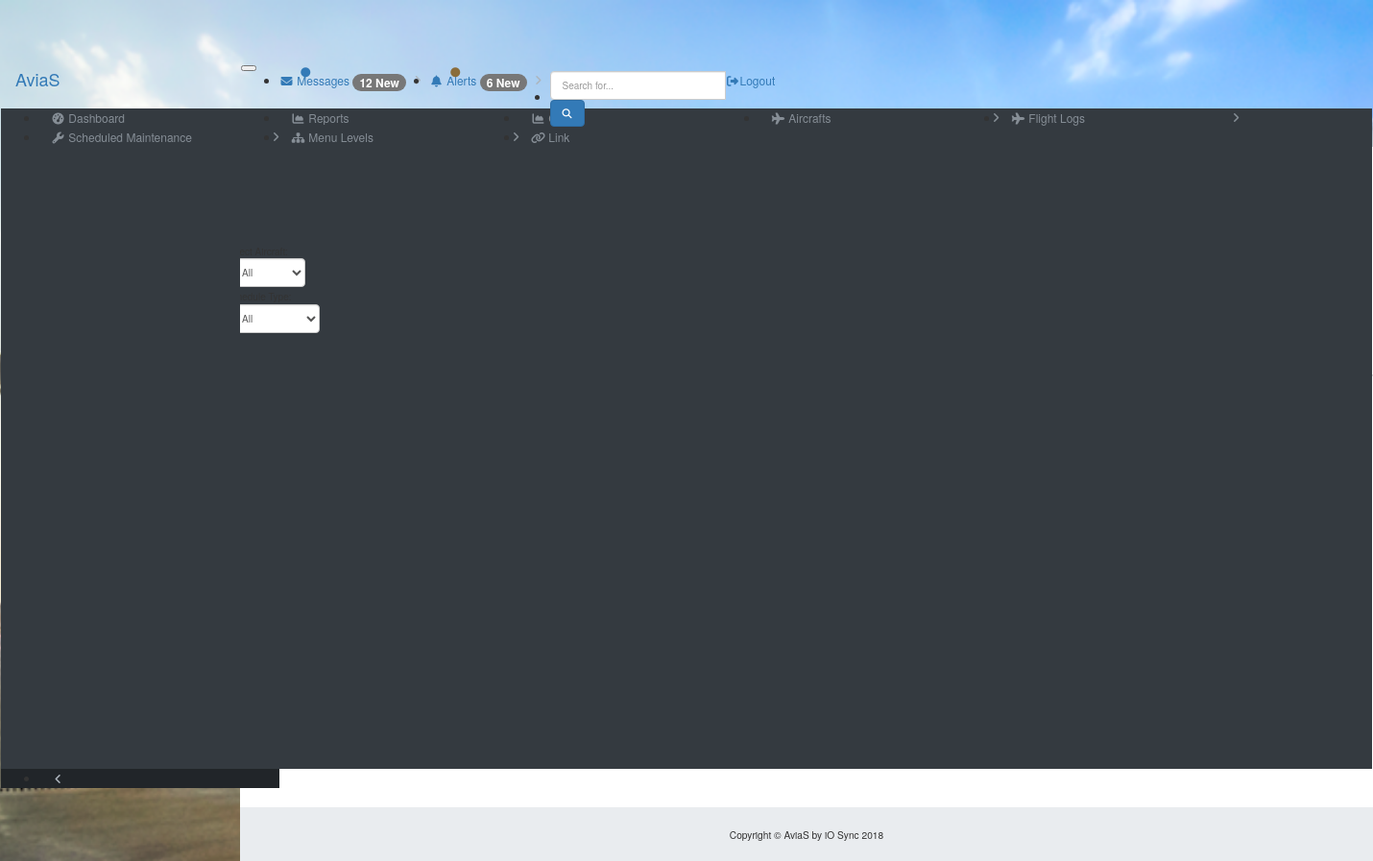
The app's page /index.php/maintenance, older data.
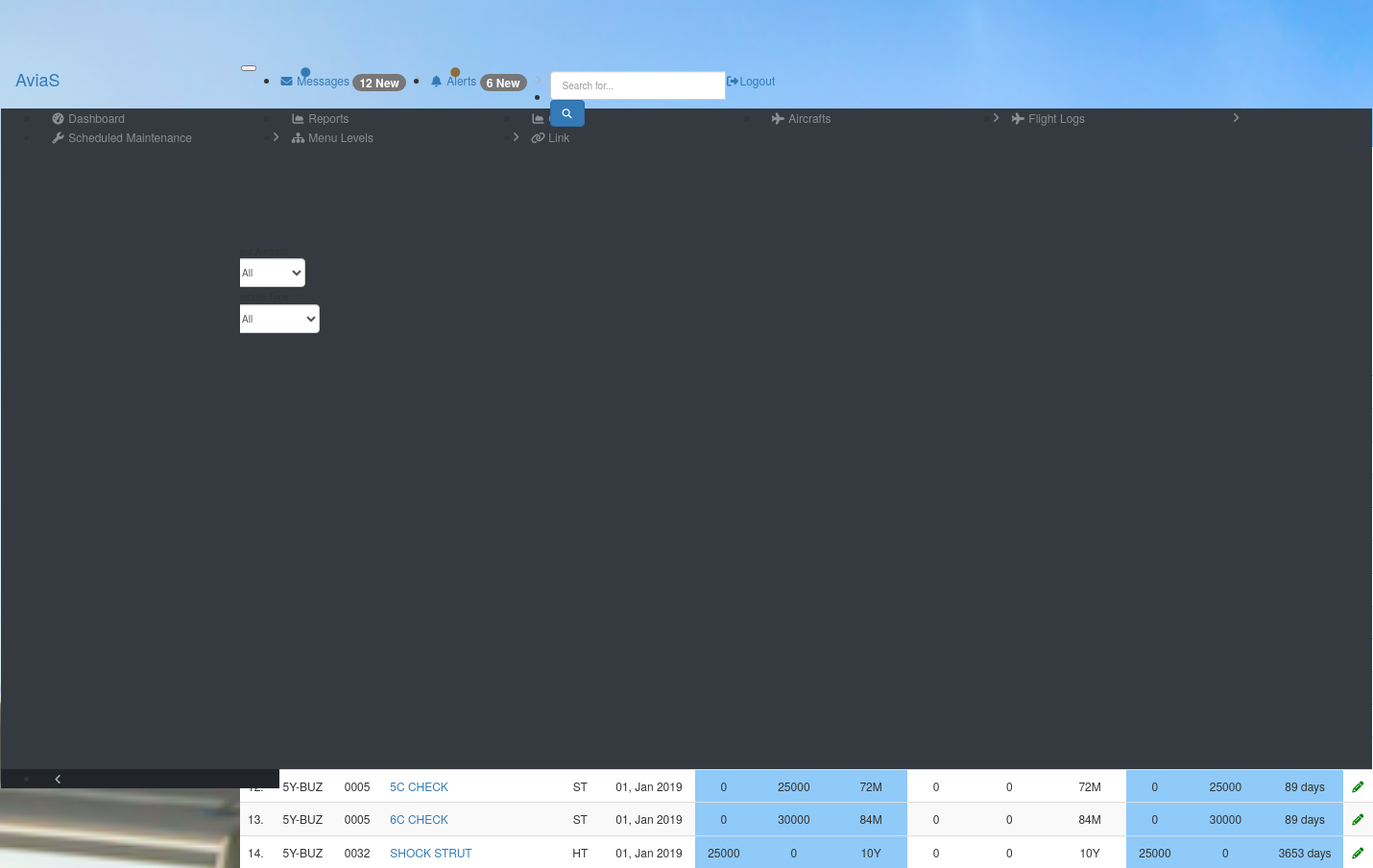
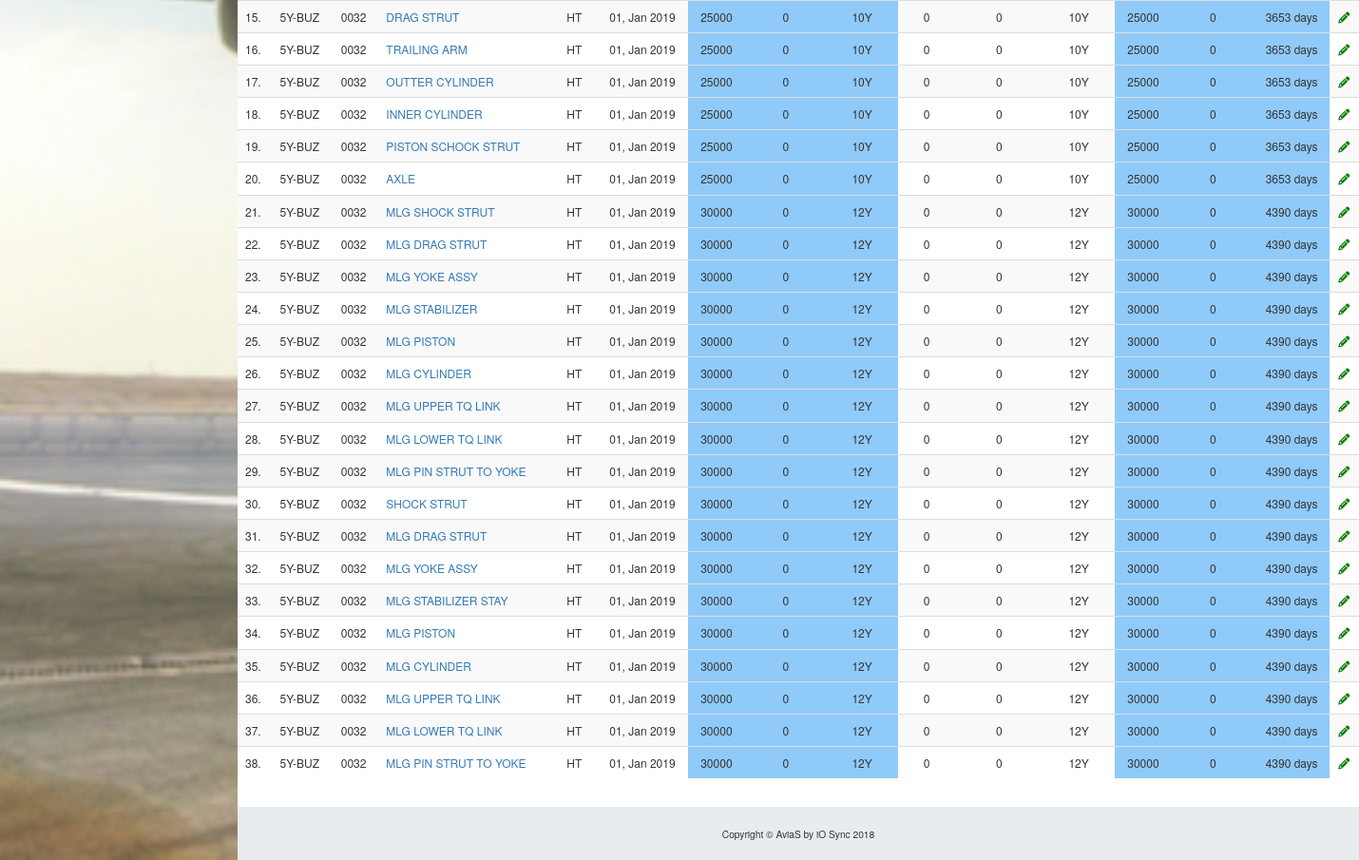
The same page, newer data (2 pictures, top to bottom).
### tables this page shows
CREATE TABLE `schedules` (
  `schedule_id` int(11) NOT NULL,
  `aircraft_id` int(11) NOT NULL,
  `task_card` varchar(25) DEFAULT NULL,
  `task` text NOT NULL,
  `description` text,
  `part_name` varchar(25) DEFAULT NULL,
  `part_number` varchar(25) DEFAULT NULL,
  `serial_number` varchar(25) DEFAULT NULL,
  `schedule_type_id` int(11) NOT NULL,
  `task_category_id` int(11) NOT NULL,
  `schedule_cat_id` int(11) NOT NULL,
  `comp_cat_id` int(11) NOT NULL,
  `inspection_id` int(11) NOT NULL,
  `ata_chapter_id` int(11) NOT NULL,
  `zone` varchar(25) DEFAULT NULL,
  `location` varchar(25) DEFAULT NULL,
  `reference` text,
  `cum_cycles` int(11) NOT NULL,
  `cum_hours` double NOT NULL,
  `last_done_cycles` int(11) NOT NULL,
  `last_done_hours` double NOT NULL,
  `date_checked` datetime NOT NULL,
  `next_due_cycles` int(11) NOT NULL,
  `next_due_hours` double NOT NULL,
  `next_due_date` datetime NOT NULL,
  `life_limit_cycles` int(11) NOT NULL,
  `life_limit_hours` double NOT NULL,
  `life_limit_calendar` int(11) NOT NULL,
  `life_limit_period` varchar(1) NOT NULL,
  `alarm_cycles` int(11) NOT NULL,
  `alarm_hours` double NOT NULL,
  `alarm_calendar` int(11) NOT NULL,
  `alarm_period` varchar(1) NOT NULL,
  `date_posted` datetime NOT NULL DEFAULT CURRENT_TIMESTAMP,
  `notes` text,
  `posted_by` int(11) NOT NULL
);

CREATE TABLE `aircrafts` (
  `aircraft_id` int(11) NOT NULL,
  `aircraft_reg` varchar(20) NOT NULL,
  `series` varchar(50) NOT NULL,
  `serial_number` varchar(50) NOT NULL,
  `manufacturer_id` int(11) NOT NULL,
  `manufacturer_date` date DEFAULT NULL,
  `model_id` int(11) NOT NULL,
  `engines` int(11) NOT NULL,
  `engine_type_id` int(50) NOT NULL,
  `propellers` int(11) NOT NULL,
  `cum_hours` double NOT NULL,
  `cum_cycles` int(11) NOT NULL,
  `nextCofA` date NOT NULL,
  `posted_by` int(11) NOT NULL DEFAULT '1'
);

CREATE TABLE `ata_chapters` (
  `ata_chapter_id` int(11) NOT NULL,
  `ata_chapter` varchar(25) NOT NULL,
  `ata_name` varchar(255) NOT NULL,
  `category` varchar(25) NOT NULL
);

CREATE TABLE `task_category` (
  `task_category_id` int(11) NOT NULL,
  `task_category` varchar(25) NOT NULL
);

CREATE TABLE `schedule_details` (
  `schedule_details_id` int(11) NOT NULL,
  `schedule_id` int(11) NOT NULL,
  `maint_type_id` int(11) NOT NULL,
  `cycles` int(11) NOT NULL,
  `hours` double NOT NULL,
  `calendar` int(11) NOT NULL,
  `period` varchar(2) NOT NULL
);

### application/controllers/Maintenance.php (called while the page is built, shortened)
<?php
class Maintenance extends CI_Controller {
  public function index(){
		$data = array(
      'title' => 'Scheduled Tasks',
      'flights' => $this->queries->get_flights(),
  		'aircrafts' => $this->queries->get_aircrafts(),
  		'engineTypes' => $this->queries->get_engine_types(),
  		'aircraft_models' => $this->queries->get_aircraft_models(),
  		'manufacturers' => $this->queries->get_manufacturers(),
  		'locations' => $this->queries->get_locations(),
      'schedule_types' => $this->queries->get_schedule_types(),
      'inspection_types' => $this->queries->get_inspection_types(),
      'task_categories' => $this->queries->get_task_categories(),
      'schedule_categories' => $this->queries->get_schedule_categories(),
      'ata_chapters' => $this->queries->get_ata_chapters(),
      'comp_cats' => $this->queries->get_comp_cats(),
      'scheduled_tasks' => $this->queries->get_scheduled_tasks()
    );
		$this->load->view('templates/header', $data);
		$this->load->view('scheduled_tasks', $data);
		$this->load->view('modals/add_aircraft');
		$this->load->view('modals/add_flight');
		$this->load->view('modals/add_task');
		$this->load->view('templates/footer');
	}
}
 ?>

### index.php (called while the page is built, shortened)
<?php
require_once BASEPATH.'core/CodeIgniter.php';

### application/models/Queries.php (called while the page is built, shortened)
<?php
class Queries extends CI_Model {
  public function get_engine_types(){
    return $this->db->get('engineTypes')->result_array();
  }
  public function get_aircraft_models(){
    return $this->db->get('aircraft_models')->result_array();
  }
  public function get_manufacturers(){
    return $this->db->get('manufacturers')->result_array();
  }
  public function get_aircrafts(){
    $sql_get_aircrafts = 'SELECT a.aircraft_id, a.aircraft_reg, a.series, a.serial_number, a.manufacturer_id, b.manufacturer, a.manufacturer_date, a.model_id, a.engines, a.engine_type_id, a.propellers, a.cum_hours, a.cum_cycles, a.nextCofA
      FROM aircrafts a
      INNER JOIN manufacturers b
      ON a.manufacturer_id = b.manufacturer_id';
    return $this->db->query($sql_get_aircrafts)->result_array();
  }
  public function get_locations(){
    return $this->db->get('locations')->result_array();
  }
  public function get_flights(){
    $this->db->select('*');
    $this->db->from('flights');
    $this->db->join('aircrafts', 'aircrafts.aircraft_id = flights.aircraft_id');
    return $this->db->get()->result_array();
  }
  public function get_schedule_types(){
    return $this->db->get('schedule_types')->result_array();
  }
  public function get_inspection_types(){
    return $this->db->get('inspection_types')->result_array();
  }
  public function get_task_categories(){
    return $this->db->get('task_category')->result_array();
  }
  public function get_schedule_categories(){
    return $this->db->get('schedule_category')->result_array();
  }
  public function get_ata_chapters(){
    return $this->db->get('ata_chapters')->result_array();
  }
  public function get_comp_cats(){
    return $this->db->get('comp_cat')->result_array();
  }
  public function get_scheduled_tasks(){
    $sql_get_tasks = 'SELECT a.schedule_id, b.aircraft_reg, a.task_card, a.task, a.description, a.part_name,
      a.part_number, a.serial_number, c.schedule_type, d.task_category, e.schedule_category, f.comp_cat, g.inspection,
      h.ata_chapter, a.zone, a.location, a.reference, a.cum_cycles, a.cum_hours, a.last_done_cycles, a.last_done_hours,
      a.date_checked, a.next_due_cycles, a.next_due_hours, a.next_due_date, a.life_limit_cycles, a.life_limit_hours,
      a.life_limit_calendar, a.life_limit_period, a.alarm_cycles, a.alarm_hours, a.alarm_calendar, a.alarm_period,
      a.date_posted, a.notes, a.posted_by, i.cycles, i.hours, i.calendar, i.period
      FROM schedules a
      INNER JOIN aircrafts b ON a.aircraft_id = b.aircraft_id
      INNER JOIN schedule_types c ON a.schedule_type_id = c.type_id
      INNER JOIN task_category d ON d.task_category_id = a.task_category_id
      INNER JOIN schedule_category e ON a.schedule_cat_id = e.schedule_cat_id
      INNER JOIN comp_cat f ON a.comp_cat_id = f.comp_cat_id
      INNER JOIN inspection_types g ON a.inspection_id = g.inspection_id
      INNER JOIN ata_chapters h ON a.ata_chapter_id = h.ata_chapter_id
      INNER JOIN schedule_details i ON a.schedule_id = i.schedule_id';
    return $this->db->query($sql_get_tasks)->result_array();
  }
}
 ?>

### application/views/scheduled_tasks.php (the view, shortened to what the rows shown need)
<div class="row">
  <div class="col-xl-12 pt pb scheduledTasks">
    <table class="table table-sm table-hover table-bodered table-striped">
      <thead>
        <tr>
          <th class="text-center cat1">Frequency</th>
          <th class="text-center cat2">Since Maint</th>
          <th class="text-center cat3">Remaining</th>
        </tr>
        <tr>
          <th>Reg</th>
          <th>ATA</th>
          <th>Component/Task</th>
          <th class="text-center">Type</th>
          <th class="text-center">Last Check</th>
          <th class="text-center cat1">Cycles</th>
          <th class="text-center cat1">Hours</td>
          <th class="text-center cat1">Calendar</th>
          <th class="text-center cat2">Cycles</th>
          <th class="text-center cat2">Hours</th>
          <th class="text-center cat2">Calendar</th>
          <th class="text-center cat3">Cycles</th>
          <th class="text-center cat3">Hours</th>
          <th class="text-center cat3">Days</th>
        </tr>
      </thead>
      <tbody>
        <?php $i = 1; foreach ($scheduled_tasks as $task): ?>
          <tr>
            <td><?php echo $i; ?>.</td>
            <td><?php echo $task['aircraft_reg']; ?></td>
            <td><?php echo "00".$task['ata_chapter']; ?></td>
            <td> <a href="<?php echo base_url()?>maintenance/view_task/<?php echo $task['schedule_id']; ?>"><?php echo substr($task['task'], 0, 35); ?><?php echo substr($task['part_name'], 0, 35); ?></a> </td>
            <td class="text-center"><?php echo $task['task_category']; ?></td>
            <td class="text-center"><?php echo date('d, M Y', strtotime($task['date_checked'])); ?></td>
            <td class="text-center cat1"><?php echo $task['cycles']; ?></td>
            <td class="text-center cat1"><?php echo $task['hours']; ?></td>
            <td class="text-center cat1"><?php echo $task['calendar'].$task['period']; ?></td>
            <td class="text-center cat2"><?php echo $task['cum_cycles'] - $task['last_done_cycles']; ?></td>
            <td class="text-center cat2"><?php echo $task['cum_hours'] - $task['last_done_hours']; ?></td>
            <td class="text-center cat2"><?php echo $task['calendar'].$task['period']; ?></td>
            <td class="text-center cat3"><?php echo $task['next_due_cycles'] - $task['cum_cycles']; ?></td>
            <td class="text-center cat3"><?php echo $task['next_due_hours'] - $task['cum_hours']; ?></td>
            <td class="text-center cat3"><?php echo (date_diff(date_create($task['next_due_date']), date_create($task['date_checked'])))->format("%a days"); ?></td>
            <td class="text-center">
              <a href="maintenance/edit_task/<?php echo $task['schedule_id']; ?>"><i class="fa fa-pencil tableIcons" title="edit <?php echo $task['task']; ?>"></i></a>
            </td>
          </tr>
        <?php $i += 1; endforeach; ?>
      </tbody>
    </table>
  </div>
</div>

Row changes from the older to the newer data that the page shows:
added schedules: aircraft.aircraft_reg "5Y-BUZ", ata_chapter.ata_chapter "05", task "5C CHECK", task_category.task_category "ST", date_checked "01, Jan 2019", schedule_details.cycles "0", schedule_details.hours "25000", schedule_details.calendar "72", schedule_details.period "M", $task['cum_cycles']-$task['last_done_cycles'] "0", $task['cum_hours']-$task['last_done_hours'] "0", $task['next_due_cycles']-$task['cum_cycles'] "0", $task['next_due_hours']-$task['cum_hours'] "25000", next_due_date+date_checked "89 days"
added schedules: aircraft.aircraft_reg "5Y-BUZ", ata_chapter.ata_chapter "05", task "6C CHECK", task_category.task_category "ST", date_checked "01, Jan 2019", schedule_details.cycles "0", schedule_details.hours "30000", schedule_details.calendar "84", schedule_details.period "M", $task['cum_cycles']-$task['last_done_cycles'] "0", $task['cum_hours']-$task['last_done_hours'] "0", $task['next_due_cycles']-$task['cum_cycles'] "0", $task['next_due_hours']-$task['cum_hours'] "30000", next_due_date+date_checked "89 days"
added schedules: aircraft.aircraft_reg "5Y-BUZ", ata_chapter.ata_chapter "32", part_name "SHOCK STRUT", task_category.task_category "HT", date_checked "01, Jan 2019", schedule_details.cycles "25000", schedule_details.hours "0", schedule_details.calendar "10", schedule_details.period "Y", $task['cum_cycles']-$task['last_done_cycles'] "0", $task['cum_hours']-$task['last_done_hours'] "0", $task['next_due_cycles']-$task['cum_cycles'] "25000", $task['next_due_hours']-$task['cum_hours'] "0", next_due_date+date_checked "3653 days"
added schedules: aircraft.aircraft_reg "5Y-BUZ", ata_chapter.ata_chapter "32", part_name "DRAG STRUT", task_category.task_category "HT", date_checked "01, Jan 2019", schedule_details.cycles "25000", schedule_details.hours "0", schedule_details.calendar "10", schedule_details.period "Y", $task['cum_cycles']-$task['last_done_cycles'] "0", $task['cum_hours']-$task['last_done_hours'] "0", $task['next_due_cycles']-$task['cum_cycles'] "25000", $task['next_due_hours']-$task['cum_hours'] "0", next_due_date+date_checked "3653 days"
added schedules: aircraft.aircraft_reg "5Y-BUZ", ata_chapter.ata_chapter "32", part_name "TRAILING ARM", task_category.task_category "HT", date_checked "01, Jan 2019", schedule_details.cycles "25000", schedule_details.hours "0", schedule_details.calendar "10", schedule_details.period "Y", $task['cum_cycles']-$task['last_done_cycles'] "0", $task['cum_hours']-$task['last_done_hours'] "0", $task['next_due_cycles']-$task['cum_cycles'] "25000", $task['next_due_hours']-$task['cum_hours'] "0", next_due_date+date_checked "3653 days"
added schedules: aircraft.aircraft_reg "5Y-BUZ", ata_chapter.ata_chapter "32", part_name "OUTTER CYLINDER", task_category.task_category "HT", date_checked "01, Jan 2019", schedule_details.cycles "25000", schedule_details.hours "0", schedule_details.calendar "10", schedule_details.period "Y", $task['cum_cycles']-$task['last_done_cycles'] "0", $task['cum_hours']-$task['last_done_hours'] "0", $task['next_due_cycles']-$task['cum_cycles'] "25000", $task['next_due_hours']-$task['cum_hours'] "0", next_due_date+date_checked "3653 days"
added schedules: aircraft.aircraft_reg "5Y-BUZ", ata_chapter.ata_chapter "32", part_name "INNER CYLINDER", task_category.task_category "HT", date_checked "01, Jan 2019", schedule_details.cycles "25000", schedule_details.hours "0", schedule_details.calendar "10", schedule_details.period "Y", $task['cum_cycles']-$task['last_done_cycles'] "0", $task['cum_hours']-$task['last_done_hours'] "0", $task['next_due_cycles']-$task['cum_cycles'] "25000", $task['next_due_hours']-$task['cum_hours'] "0", next_due_date+date_checked "3653 days"
added schedules: aircraft.aircraft_reg "5Y-BUZ", ata_chapter.ata_chapter "32", part_name "PISTON SCHOCK STRUT", task_category.task_category "HT", date_checked "01, Jan 2019", schedule_details.cycles "25000", schedule_details.hours "0", schedule_details.calendar "10", schedule_details.period "Y", $task['cum_cycles']-$task['last_done_cycles'] "0", $task['cum_hours']-$task['last_done_hours'] "0", $task['next_due_cycles']-$task['cum_cycles'] "25000", $task['next_due_hours']-$task['cum_hours'] "0", next_due_date+date_checked "3653 days"
added schedules: aircraft.aircraft_reg "5Y-BUZ", ata_chapter.ata_chapter "32", part_name "AXLE", task_category.task_category "HT", date_checked "01, Jan 2019", schedule_details.cycles "25000", schedule_details.hours "0", schedule_details.calendar "10", schedule_details.period "Y", $task['cum_cycles']-$task['last_done_cycles'] "0", $task['cum_hours']-$task['last_done_hours'] "0", $task['next_due_cycles']-$task['cum_cycles'] "25000", $task['next_due_hours']-$task['cum_hours'] "0", next_due_date+date_checked "3653 days"
added schedules: aircraft.aircraft_reg "5Y-BUZ", ata_chapter.ata_chapter "32", part_name "MLG SHOCK STRUT", task_category.task_category "HT", date_checked "01, Jan 2019", schedule_details.cycles "30000", schedule_details.hours "0", schedule_details.calendar "12", schedule_details.period "Y", $task['cum_cycles']-$task['last_done_cycles'] "0", $task['cum_hours']-$task['last_done_hours'] "0", $task['next_due_cycles']-$task['cum_cycles'] "30000", $task['next_due_hours']-$task['cum_hours'] "0", next_due_date+date_checked "4390 days"
added schedules: aircraft.aircraft_reg "5Y-BUZ", ata_chapter.ata_chapter "32", part_name "MLG DRAG STRUT", task_category.task_category "HT", date_checked "01, Jan 2019", schedule_details.cycles "30000", schedule_details.hours "0", schedule_details.calendar "12", schedule_details.period "Y", $task['cum_cycles']-$task['last_done_cycles'] "0", $task['cum_hours']-$task['last_done_hours'] "0", $task['next_due_cycles']-$task['cum_cycles'] "30000", $task['next_due_hours']-$task['cum_hours'] "0", next_due_date+date_checked "4390 days"
added schedules: aircraft.aircraft_reg "5Y-BUZ", ata_chapter.ata_chapter "32", part_name "MLG YOKE ASSY", task_category.task_category "HT", date_checked "01, Jan 2019", schedule_details.cycles "30000", schedule_details.hours "0", schedule_details.calendar "12", schedule_details.period "Y", $task['cum_cycles']-$task['last_done_cycles'] "0", $task['cum_hours']-$task['last_done_hours'] "0", $task['next_due_cycles']-$task['cum_cycles'] "30000", $task['next_due_hours']-$task['cum_hours'] "0", next_due_date+date_checked "4390 days"
added schedules: aircraft.aircraft_reg "5Y-BUZ", ata_chapter.ata_chapter "32", part_name "MLG STABILIZER", task_category.task_category "HT", date_checked "01, Jan 2019", schedule_details.cycles "30000", schedule_details.hours "0", schedule_details.calendar "12", schedule_details.period "Y", $task['cum_cycles']-$task['last_done_cycles'] "0", $task['cum_hours']-$task['last_done_hours'] "0", $task['next_due_cycles']-$task['cum_cycles'] "30000", $task['next_due_hours']-$task['cum_hours'] "0", next_due_date+date_checked "4390 days"
added schedules: aircraft.aircraft_reg "5Y-BUZ", ata_chapter.ata_chapter "32", part_name "MLG PISTON", task_category.task_category "HT", date_checked "01, Jan 2019", schedule_details.cycles "30000", schedule_details.hours "0", schedule_details.calendar "12", schedule_details.period "Y", $task['cum_cycles']-$task['last_done_cycles'] "0", $task['cum_hours']-$task['last_done_hours'] "0", $task['next_due_cycles']-$task['cum_cycles'] "30000", $task['next_due_hours']-$task['cum_hours'] "0", next_due_date+date_checked "4390 days"
added schedules: aircraft.aircraft_reg "5Y-BUZ", ata_chapter.ata_chapter "32", part_name "MLG CYLINDER", task_category.task_category "HT", date_checked "01, Jan 2019", schedule_details.cycles "30000", schedule_details.hours "0", schedule_details.calendar "12", schedule_details.period "Y", $task['cum_cycles']-$task['last_done_cycles'] "0", $task['cum_hours']-$task['last_done_hours'] "0", $task['next_due_cycles']-$task['cum_cycles'] "30000", $task['next_due_hours']-$task['cum_hours'] "0", next_due_date+date_checked "4390 days"
added schedules: aircraft.aircraft_reg "5Y-BUZ", ata_chapter.ata_chapter "32", part_name "MLG UPPER TQ LINK", task_category.task_category "HT", date_checked "01, Jan 2019", schedule_details.cycles "30000", schedule_details.hours "0", schedule_details.calendar "12", schedule_details.period "Y", $task['cum_cycles']-$task['last_done_cycles'] "0", $task['cum_hours']-$task['last_done_hours'] "0", $task['next_due_cycles']-$task['cum_cycles'] "30000", $task['next_due_hours']-$task['cum_hours'] "0", next_due_date+date_checked "4390 days"
added schedules: aircraft.aircraft_reg "5Y-BUZ", ata_chapter.ata_chapter "32", part_name "MLG LOWER TQ LINK", task_category.task_category "HT", date_checked "01, Jan 2019", schedule_details.cycles "30000", schedule_details.hours "0", schedule_details.calendar "12", schedule_details.period "Y", $task['cum_cycles']-$task['last_done_cycles'] "0", $task['cum_hours']-$task['last_done_hours'] "0", $task['next_due_cycles']-$task['cum_cycles'] "30000", $task['next_due_hours']-$task['cum_hours'] "0", next_due_date+date_checked "4390 days"
added schedules: aircraft.aircraft_reg "5Y-BUZ", ata_chapter.ata_chapter "32", part_name "MLG PIN STRUT TO YOKE", task_category.task_category "HT", date_checked "01, Jan 2019", schedule_details.cycles "30000", schedule_details.hours "0", schedule_details.calendar "12", schedule_details.period "Y", $task['cum_cycles']-$task['last_done_cycles'] "0", $task['cum_hours']-$task['last_done_hours'] "0", $task['next_due_cycles']-$task['cum_cycles'] "30000", $task['next_due_hours']-$task['cum_hours'] "0", next_due_date+date_checked "4390 days"
added schedules: aircraft.aircraft_reg "5Y-BUZ", ata_chapter.ata_chapter "32", part_name "SHOCK STRUT", task_category.task_category "HT", date_checked "01, Jan 2019", schedule_details.cycles "30000", schedule_details.hours "0", schedule_details.calendar "12", schedule_details.period "Y", $task['cum_cycles']-$task['last_done_cycles'] "0", $task['cum_hours']-$task['last_done_hours'] "0", $task['next_due_cycles']-$task['cum_cycles'] "30000", $task['next_due_hours']-$task['cum_hours'] "0", next_due_date+date_checked "4390 days"
added schedules: aircraft.aircraft_reg "5Y-BUZ", ata_chapter.ata_chapter "32", part_name "MLG DRAG STRUT", task_category.task_category "HT", date_checked "01, Jan 2019", schedule_details.cycles "30000", schedule_details.hours "0", schedule_details.calendar "12", schedule_details.period "Y", $task['cum_cycles']-$task['last_done_cycles'] "0", $task['cum_hours']-$task['last_done_hours'] "0", $task['next_due_cycles']-$task['cum_cycles'] "30000", $task['next_due_hours']-$task['cum_hours'] "0", next_due_date+date_checked "4390 days"
added schedules: aircraft.aircraft_reg "5Y-BUZ", ata_chapter.ata_chapter "32", part_name "MLG YOKE ASSY", task_category.task_category "HT", date_checked "01, Jan 2019", schedule_details.cycles "30000", schedule_details.hours "0", schedule_details.calendar "12", schedule_details.period "Y", $task['cum_cycles']-$task['last_done_cycles'] "0", $task['cum_hours']-$task['last_done_hours'] "0", $task['next_due_cycles']-$task['cum_cycles'] "30000", $task['next_due_hours']-$task['cum_hours'] "0", next_due_date+date_checked "4390 days"
added schedules: aircraft.aircraft_reg "5Y-BUZ", ata_chapter.ata_chapter "32", part_name "MLG STABILIZER STAY", task_category.task_category "HT", date_checked "01, Jan 2019", schedule_details.cycles "30000", schedule_details.hours "0", schedule_details.calendar "12", schedule_details.period "Y", $task['cum_cycles']-$task['last_done_cycles'] "0", $task['cum_hours']-$task['last_done_hours'] "0", $task['next_due_cycles']-$task['cum_cycles'] "30000", $task['next_due_hours']-$task['cum_hours'] "0", next_due_date+date_checked "4390 days"
added schedules: aircraft.aircraft_reg "5Y-BUZ", ata_chapter.ata_chapter "32", part_name "MLG PISTON", task_category.task_category "HT", date_checked "01, Jan 2019", schedule_details.cycles "30000", schedule_details.hours "0", schedule_details.calendar "12", schedule_details.period "Y", $task['cum_cycles']-$task['last_done_cycles'] "0", $task['cum_hours']-$task['last_done_hours'] "0", $task['next_due_cycles']-$task['cum_cycles'] "30000", $task['next_due_hours']-$task['cum_hours'] "0", next_due_date+date_checked "4390 days"
added schedules: aircraft.aircraft_reg "5Y-BUZ", ata_chapter.ata_chapter "32", part_name "MLG CYLINDER", task_category.task_category "HT", date_checked "01, Jan 2019", schedule_details.cycles "30000", schedule_details.hours "0", schedule_details.calendar "12", schedule_details.period "Y", $task['cum_cycles']-$task['last_done_cycles'] "0", $task['cum_hours']-$task['last_done_hours'] "0", $task['next_due_cycles']-$task['cum_cycles'] "30000", $task['next_due_hours']-$task['cum_hours'] "0", next_due_date+date_checked "4390 days"
added schedules: aircraft.aircraft_reg "5Y-BUZ", ata_chapter.ata_chapter "32", part_name "MLG UPPER TQ LINK", task_category.task_category "HT", date_checked "01, Jan 2019", schedule_details.cycles "30000", schedule_details.hours "0", schedule_details.calendar "12", schedule_details.period "Y", $task['cum_cycles']-$task['last_done_cycles'] "0", $task['cum_hours']-$task['last_done_hours'] "0", $task['next_due_cycles']-$task['cum_cycles'] "30000", $task['next_due_hours']-$task['cum_hours'] "0", next_due_date+date_checked "4390 days"
added schedules: aircraft.aircraft_reg "5Y-BUZ", ata_chapter.ata_chapter "32", part_name "MLG LOWER TQ LINK", task_category.task_category "HT", date_checked "01, Jan 2019", schedule_details.cycles "30000", schedule_details.hours "0", schedule_details.calendar "12", schedule_details.period "Y", $task['cum_cycles']-$task['last_done_cycles'] "0", $task['cum_hours']-$task['last_done_hours'] "0", $task['next_due_cycles']-$task['cum_cycles'] "30000", $task['next_due_hours']-$task['cum_hours'] "0", next_due_date+date_checked "4390 days"
added schedules: aircraft.aircraft_reg "5Y-BUZ", ata_chapter.ata_chapter "32", part_name "MLG PIN STRUT TO YOKE", task_category.task_category "HT", date_checked "01, Jan 2019", schedule_details.cycles "30000", schedule_details.hours "0", schedule_details.calendar "12", schedule_details.period "Y", $task['cum_cycles']-$task['last_done_cycles'] "0", $task['cum_hours']-$task['last_done_hours'] "0", $task['next_due_cycles']-$task['cum_cycles'] "30000", $task['next_due_hours']-$task['cum_hours'] "0", next_due_date+date_checked "4390 days"
